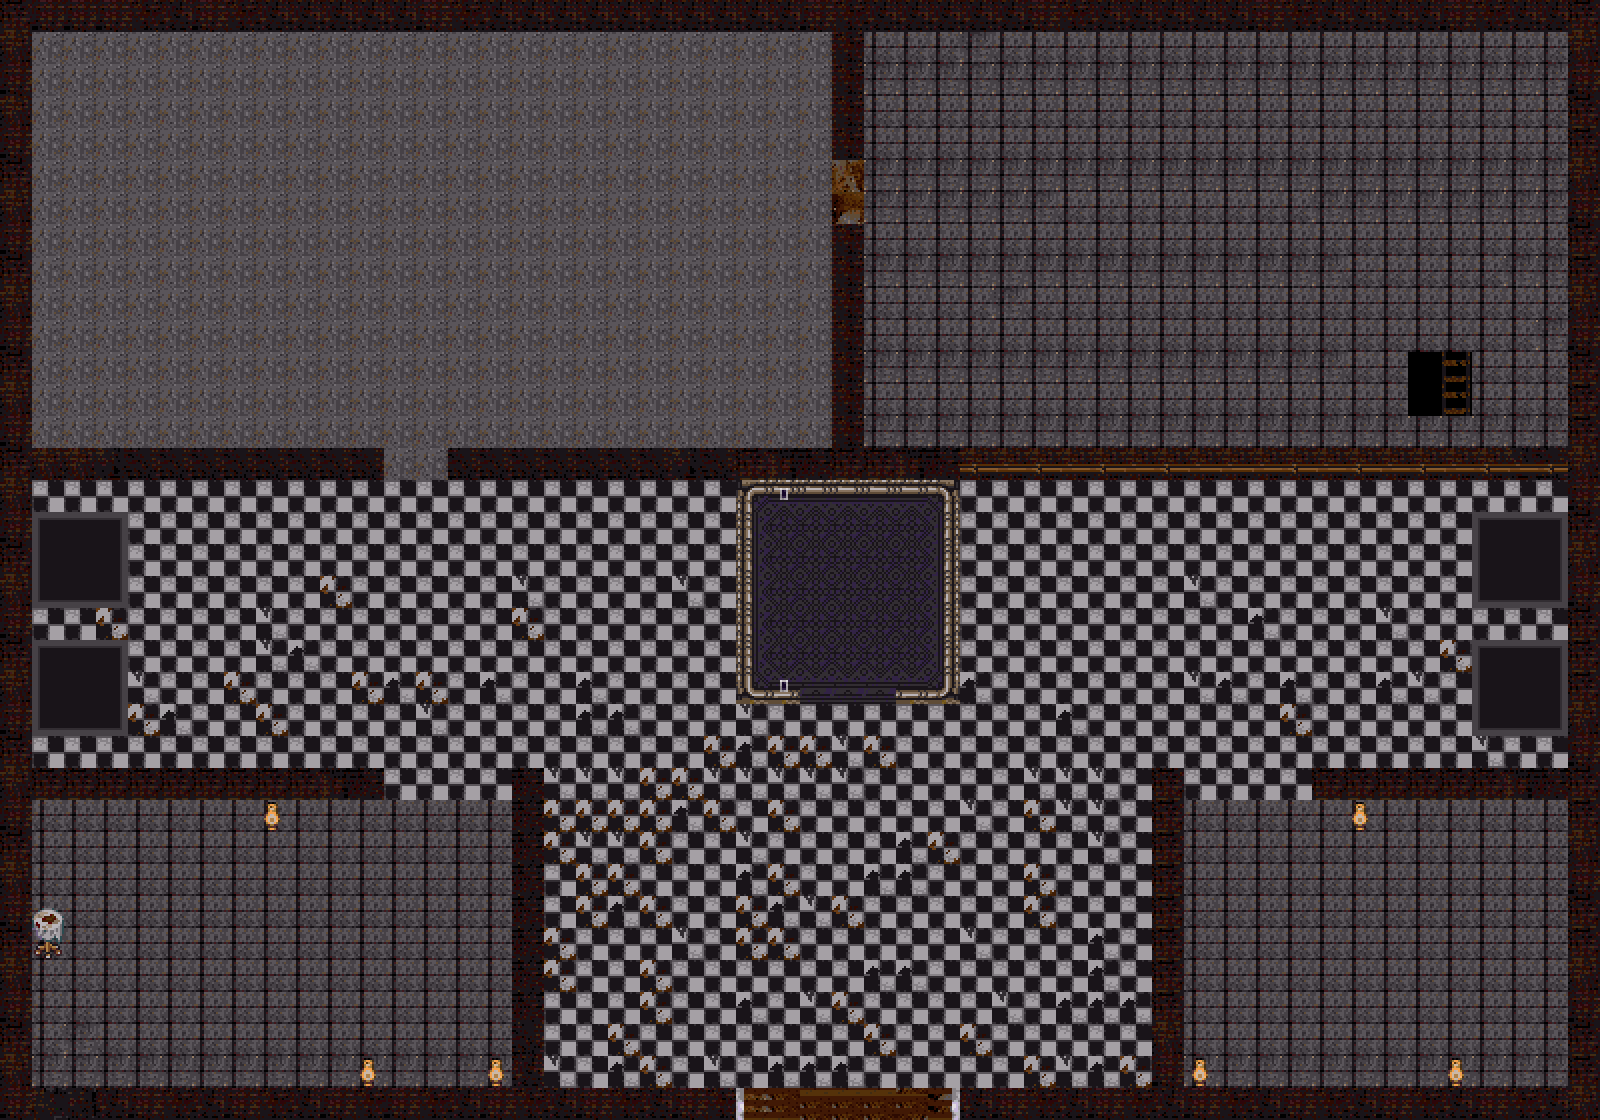

Tiled map render using the project's own tile images. Description and the map definition, with tile-layer contents summarised, below:
An orthogonal 50x35 tile map with 32x32 px tiles, 3 tile layers (Floor, Walls, Objects).

<map version="1.0" orientation="orthogonal" width="50" height="35" tilewidth="32" tileheight="32">
 <tileset firstgid="1" name="othersidebysteve_edit1" tilewidth="32" tileheight="32">
  <image source="othersidebysteve_edit1.png" width="960" height="512" />
 </tileset>
 <layer name="Floor" width="50" height="35">
  <data>[1750 cells, 1366 non-empty, 22 distinct tile ids]</data>
 </layer>
 <layer name="Walls" width="50" height="35">
  <data>[1750 cells, 475 non-empty, 29 distinct tile ids]</data>
 </layer>
 <layer name="Objects" width="50" height="35">
  <data>[1750 cells, 68 non-empty, 17 distinct tile ids]</data>
 </layer>
</map>
